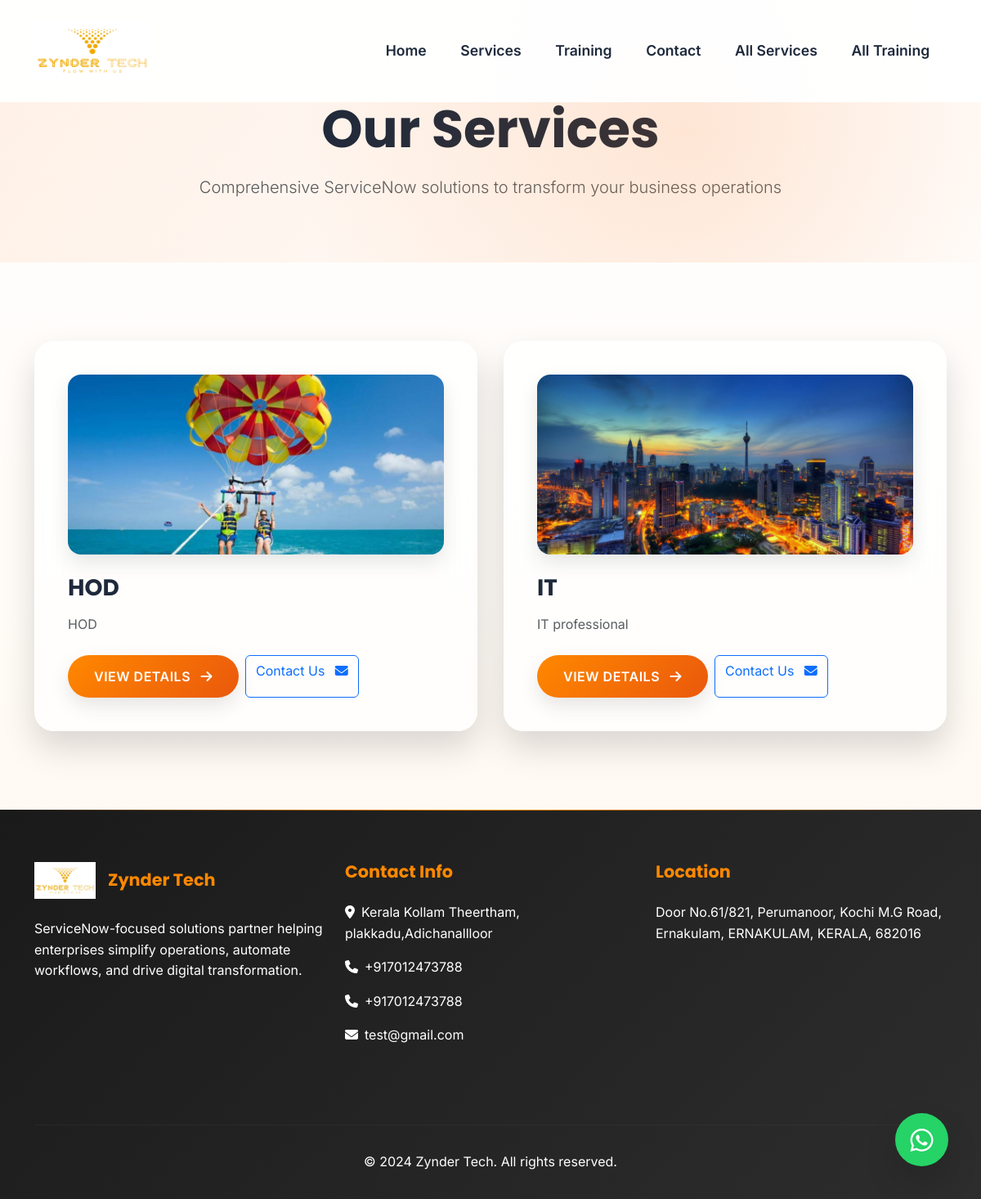
Page /services/ on the committed database.
### website/models.py (models this page shows, shortened)
class SiteSettings(models.Model):
    site_name = models.CharField(max_length=100, default="Zynder Tech")
    site_logo = models.ImageField(upload_to='logos/', blank=True, null=True)
    favicon = models.ImageField(upload_to='logos/', blank=True, null=True)
    primary_color = ColorField(default='#007bff')
    secondary_color = ColorField(default='#6c757d')
    phone_number = models.CharField(max_length=20, blank=True)
    phone_number_2 = models.CharField(max_length=20, blank=True)
    email = models.EmailField(blank=True)
    address = models.TextField(blank=True)
    facebook_url = models.URLField(blank=True)
    twitter_url = models.URLField(blank=True)
    instagram_url = models.URLField(blank=True)
    linkedin_url = models.URLField(blank=True)
    whatsapp_number = models.CharField(max_length=20, blank=True,
                                       help_text="Include country code (e.g., +917012473788)")
    whatsapp_message = models.TextField(default="Hello! I'm interested in your services.")
    smtp_host = models.CharField(max_length=100, blank=True)
    smtp_port = models.IntegerField(default=587)
    smtp_username = models.CharField(max_length=100, blank=True)
    smtp_password = models.CharField(max_length=100, blank=True)
    smtp_use_tls = models.BooleanField(default=True)
    map_embed_code = models.TextField(blank=True, help_text="Google Maps embed code")
    created_at = models.DateTimeField(auto_now_add=True)
    updated_at = models.DateTimeField(auto_now=True)
    class Meta:
        verbose_name = "Site Settings"
        verbose_name_plural = "Site Settings"

class Service(models.Model):
    name = models.CharField(max_length=200)
    short_description = models.TextField(max_length=300)
    full_description = RichTextUploadingField()
    image = models.ImageField(upload_to='services/')
    features = RichTextUploadingField(blank=True)
    specialties = RichTextUploadingField(blank=True)
    pdf_file = models.FileField(upload_to='service_pdfs/', blank=True, null=True)
    is_featured = models.BooleanField(default=False)
    order = models.IntegerField(default=0)
    created_at = models.DateTimeField(auto_now_add=True)
    updated_at = models.DateTimeField(auto_now=True)
    class Meta:
        ordering = ['order', 'name']
        verbose_name = "Service"
        verbose_name_plural = "Services"
    def get_absolute_url(self):
        return reverse('service_detail', kwargs={'pk': self.pk})

### website/views.py (the view)
# urls.py: path('services/', views.services_list, name='services'),
def services_list(request):
    services = Service.objects.all()
    paginator = Paginator(services, 9)
    page_number = request.GET.get('page')
    page_obj = paginator.get_page(page_number)
    context = {
        'page_obj': page_obj,
        'services': page_obj,
    }
    return render(request, 'website/services.html', context)

### website/context_processors.py (called while the page is built)
def site_settings(request):
    try:
        settings = SiteSettings.objects.first()
        return {'site_settings': settings}
    except:
        return {'site_settings': None}

### templates/website/services.html (shortened to what this page needs)
{% extends "base.html" %}
{% block content %}
<section class="services-hero">
    <div class="container">
        <div class="text-center" data-aos="fade-up">
            <h1 class="display-3 fw-bold mb-3">Our Services</h1>
            <p class="lead text-muted">Comprehensive ServiceNow solutions to transform your business operations</p>
        </div>
    </div>
</section>
<section class="py-5">
    <div class="container">
        <div class="service-grid">
            {% for service in services %}
            <div class="service-item" data-aos="fade-up" data-aos-delay="{% widthratio forloop.counter0 1 100 %}">
                {% if service.image %}
                <img src="{{ service.image.url }}" alt="{{ service.name }}" class="service-image">
                {% endif %}
                <h3 class="fw-bold mb-3">{{ service.name }}</h3>
                <p class="text-muted mb-4">{{ service.short_description }}</p>
                <div class="d-flex gap-2 flex-wrap">
                    <a href="{{ service.get_absolute_url }}" class="btn btn-primary">
                        View Details <i class="fas fa-arrow-right ms-2"></i>
                    </a>
                    {% with msg="Hi, I'm interested in "|add:service.name|add:" service. Please provide more details." %}
                    <a href="{% url 'contact' %}?message={{ msg|urlencode }}" class="btn btn-outline-primary">
                        Contact Us <i class="fas fa-envelope ms-2"></i>
                    </a>
                    {% endwith %}
                </div>
            </div>
            {% empty %}
            <div class="col-12 text-center">
                <p class="text-muted">No services available at the moment.</p>
            </div>
            {% endfor %}
        </div>
    </div>
</section>
{% endblock %}

### templates/base.html (shortened to what this page needs)
<!DOCTYPE html>
<html lang="en">
<head>
    <link href="https://cdn.jsdelivr.net/npm/bootstrap@5.3.0/dist/css/bootstrap.min.css" rel="stylesheet">
    <link rel="stylesheet" href="https://cdnjs.cloudflare.com/ajax/libs/font-awesome/6.4.0/css/all.min.css">
    <link href="https://unpkg.com/aos@2.3.1/dist/aos.css" rel="stylesheet">
</head>
<body>
    <nav class="navbar navbar-expand-lg fixed-top">
        <div class="container">
<a class="navbar-brand" href="{% url 'home' %}">
    {% if site_settings.site_logo %}
        <img src="{{ site_settings.site_logo.url }}" alt="{{ site_settings.site_name }}" style="height: 76px;" width="142px;">
    {% else %}
        <h3 class="mb-0 text-primary fw-bold">{{ site_settings.site_name|default:"Zynder Tech" }}</h3>
    {% endif %}
</a>
            <div class="collapse navbar-collapse" id="navbarNav">
                <ul class="navbar-nav ms-auto">
                    <li class="nav-item">
                        <a class="nav-link" href="{% url 'home' %}#home">Home</a>
                    </li>
                    <li class="nav-item">
                        <a class="nav-link" href="{% url 'home' %}#services">Services</a>
                    </li>
                    <li class="nav-item">
                        <a class="nav-link" href="{% url 'home' %}#trainings">Training</a>
                    </li>
                    <li class="nav-item">
                        <a class="nav-link" href="{% url 'home' %}#contact">Contact</a>
                    </li>
                    <li class="nav-item">
                        <a class="nav-link" href="{% url 'services' %}">All Services</a>
                    </li>
                    <li class="nav-item">
                        <a class="nav-link" href="{% url 'trainings' %}">All Training</a>
                    </li>
                </ul>
            </div>
        </div>
    </nav>
    <main>
        {% block content %}{% endblock %}
    </main>
    {% if site_settings.whatsapp_number %}
    <a href="https://wa.me/{{ site_settings.whatsapp_number }}?text={{ site_settings.whatsapp_message|urlencode }}"
       class="whatsapp-float" target="_blank" title="Chat with us on WhatsApp">
        <i class="fab fa-whatsapp"></i>
    </a>
    {% endif %}
    <footer class="footer">
        <div class="container">
            <div class="row">
                <div class="col-lg-4 col-md-6 mb-5">
                    <div class="d-flex align-items-center mb-4">
                        {% if site_settings.site_logo %}
                            <img src="{{ site_settings.site_logo.url }}" alt="{{ site_settings.site_name }}" style="height: 45px; margin-right: 15px;">
                        {% endif %}
                        <h5 class="mb-0">{{ site_settings.site_name|default:"Zynder Tech" }}</h5>
                    </div>
                    <p class="mb-4">ServiceNow-focused solutions partner helping enterprises simplify operations, automate workflows, and drive digital transformation.</p>
                </div>
                <div class="col-lg-4 col-md-6 mb-5">
                    <h5>Contact Info</h5>
                    {% if site_settings.address %}
                    <p class="mb-3"><i class="fas fa-map-marker-alt me-2"></i>{{ site_settings.address }}</p>
                    {% endif %}
                    {% if site_settings.phone_number %}
                    <p class="mb-3"><i class="fas fa-phone me-2"></i>{{ site_settings.phone_number }}</p>
                    {% endif %}
                    {% if site_settings.phone_number_2 %}
                    <p class="mb-3"><i class="fas fa-phone me-2"></i>{{ site_settings.phone_number_2 }}</p>
                    {% endif %}
                    {% if site_settings.email %}
                    <p class="mb-3"><i class="fas fa-envelope me-2"></i>{{ site_settings.email }}</p>
                    {% endif %}
                </div>
                <div class="col-lg-4 col-md-12 mb-5">
                    <h5>Location</h5>
                    {% if site_settings.map_embed_code %}
                        <div class="ratio ratio-16x9">
                            {{ site_settings.map_embed_code|safe }}
                        </div>
                    {% else %}
                        <p class="mb-0">Door No.61/821, Perumanoor, Kochi M.G Road, Ernakulam, ERNAKULAM, KERALA, 682016</p>
                    {% endif %}
                </div>
            </div>
            <hr style="border-color: #444; margin: 2rem 0;">
            <div class="row">
                <div class="col-md-12 text-center">
                    <p class="mb-0">&copy; 2024 {{ site_settings.site_name|default:"Zynder Tech" }}. All rights reserved.</p>
                </div>
            </div>
        </div>
    </footer>
</body>
</html>

### templates/website/services.html (style rules this page uses)
.services-hero { background: linear-gradient(135deg, rgba(249, 115, 22, 0.1) 0%, rgba(255, 255, 255, 0.8) 100%); padding: 120px 0 60px; position: relative; overflow: hidden; }
.services-hero::before { content: ''; position: absolute; top: -50%; right: -20%; width: 100%; height: 200%; background: radial-gradient(circle, rgba(249, 115, 22, 0.15) 0%, transparent 70%); transform: rotate(15deg); }
.service-grid { display: grid; grid-template-columns: repeat(auto-fit, minmax(350px, 1fr)); gap: 2rem; margin: 3rem 0; }
.service-item { background: rgba(255, 255, 255, 0.8); backdrop-filter: blur(20px); border-radius: 24px; padding: 2.5rem; box-shadow: var(--shadow-lg); transition: all 0.4s cubic-bezier(0.4, 0, 0.2, 1); border: 1px solid rgba(255, 255, 255, 0.3); height: 100%; }
.service-image { width: 100%; height: 220px; object-fit: cover; border-radius: 16px; margin-bottom: 1.5rem; box-shadow: var(--shadow-md); }

### rows in the picture
SiteSettings: site_logo (picture), site_name "Zynder Tech", address "Kerala Kollam Theertham, plakkadu,Adichanallloor", phone_number "+917012473788", phone_number_2 "+917012473788", email "test@gmail.com"
Service: image (picture), name "HOD", short_description "HOD"
Service: image (picture), name "IT", short_description "IT professional"
